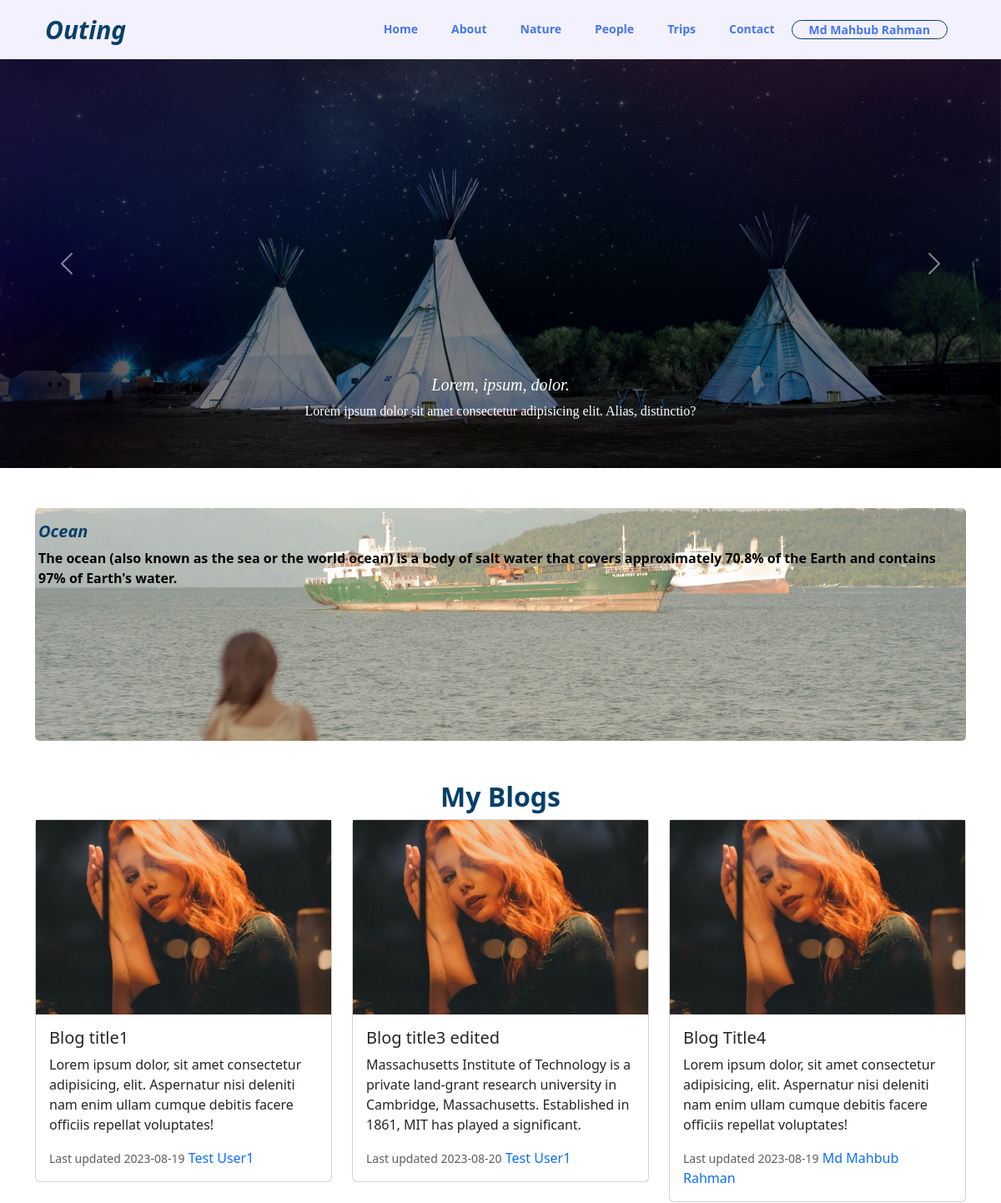
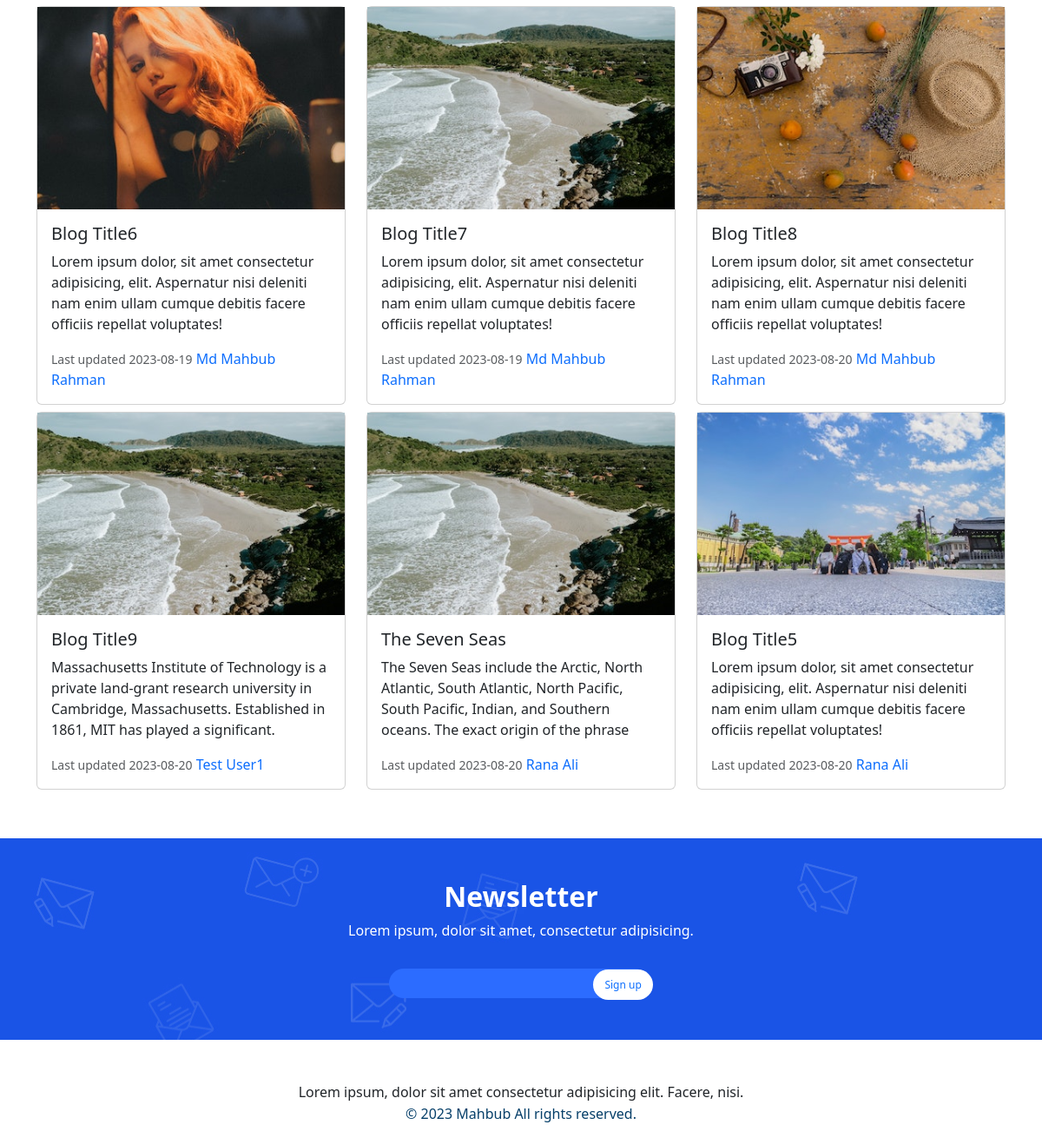
The page / (signed in) on the database its author committed (2 pictures, top to bottom).
### tables this page shows
CREATE TABLE `blogs` (
  `id` int(50) NOT NULL,
  `username` varchar(255) NOT NULL,
  `curDate` date NOT NULL,
  `blgTitle` varchar(255) NOT NULL,
  `blgText` varchar(255) NOT NULL,
  `blgImg` varchar(255) NOT NULL
);

### index.php (the view, shortened to what this page needs)
<?php
include("dataconfig.php");
$username=isset($_SESSION['username'])?$_SESSION['username']:"";
$selectBlogs = "SELECT * FROM blogs";
$connection -> query($selectBlogs);
$resultBlogs = $connection -> query($selectBlogs);
 ?>
<!doctype html>
<html lang="en">
<head>
  <link rel="stylesheet" href="css/style.css">
  <link href="https://cdn.jsdelivr.net/npm/bootstrap@5.3.1/dist/css/bootstrap.min.css" rel="stylesheet"
>
  <link rel="stylesheet" href="https://cdnjs.cloudflare.com/ajax/libs/font-awesome/6.4.2/css/all.min.css"
 />
</head>
<body>
  <header>
    <div class="container">
      <nav class="navbar navbar-expand-lg static-top">
        <div class="container">
          <a class="navbar-brand logo" href="index.php">
            Outing
          </a>
          <div class="collapse navbar-collapse menu" id="navbarSupportedContent">
            <ul class="navbar-nav ms-auto">
              <li class="nav-item">
                <a class="nav-link active" aria-current="page" href="index.php">Home</a>
              </li>
              <li class="nav-item">
                <a class="nav-link" href="#">About</a>
              </li>
              <li class="nav-item">
                <a class="nav-link" href="#">Nature</a>
              </li>
              <li class="nav-item">
                <a class="nav-link" href="#">People</a>
              </li>
              <li class="nav-item">
                <a class="nav-link" href="#">Trips</a>
              </li>
              <li class="nav-item">
                <a class="nav-link" href="#">Contact</a>
              </li>
              <?php if(isset($_SESSION['auth_users_session']) && $_SESSION['auth_users_session']): ?>
              <li class="nav-item r_g_btn">
                <a class="nav-link " href="signin.php"><?php echo $username ?></a>
              </li>
            <?php endif; ?>
            </ul>
          </div>
        </div>
      </nav>
    </div>
  </header>
  <section>
    <div class="row mb-5">
      <div id="carouselExampleInterval" class="carousel slide" data-bs-ride="carousel">
        <div class="carousel-inner">
          <div class="carousel-item active" data-bs-interval="10000">
            <img src="images/banner1.jpg" class="d-block w-100" alt="...">
            <div class="carousel-caption d-none d-md-block slider_text">
              <h5>Lorem, ipsum, dolor.</h5>
              <p>Lorem ipsum dolor sit amet consectetur adipisicing elit. Alias, distinctio?</p>
            </div>
          </div>
        </div>
        <button class="carousel-control-prev" type="button" data-bs-target="#carouselExampleInterval" data-bs-slide="prev">
          <span class="carousel-control-prev-icon" aria-hidden="true"></span>
        </button>
        <button class="carousel-control-next" type="button" data-bs-target="#carouselExampleInterval" data-bs-slide="next">
          <span class="carousel-control-next-icon" aria-hidden="true"></span>
        </button>
      </div>
    </div>
  </section>
  <section class="container">
    <div class="row mt-5 mb-5">
      <div class="card border-0">
        <img src="images/singleCard.jpg" class="img-fluid w-auto card-img SCimg" alt="...">
        <div class="card-img-overlay singleCardText">
          <h5 class="card-title">Ocean</h5>
          <p class="card-text">The ocean (also known as the sea or the world ocean) is a body of salt water that covers approximately 70.8% of the Earth and contains 97% of Earth's water.</p>
        </div>
      </div>
    </div>
  </section>
<section class="container">
  <div class="row mt-5 mb-5">
    <div class="col-md-12 text-center">
      <h2 class="cardH2">My Blogs</h2>
    </div>
    <?php while ($blog = $resultBlogs -> fetch_assoc()) {?>
     <div class="col-md-4 col-12 mb-2">
      <div class="card">
        <img src="images/<?php echo $blog['blgImg'] ?>" class="img-fluid" alt="...">
        <div class="card-body">
          <h5 class="card-title"><?php echo $blog['blgTitle'] ?></h5>
          <p class="card-text"><?php echo $blog['blgText'] ?></p>
          <p class="card-text">
            <small class="text-muted">Last updated <?php echo $blog['curDate'] ?></small>
            <span class="text-primary"><?php echo $blog['username'] ?></span>
          </p>
        </div>
      </div>
    </div>
  <?php } ?>
</div>
</section>
  <section>
    <div class="row newsLetter mt-5 mb-5">
      <div class="col-md-12 text-center text-white mt-5 NLheading">
        <h2>Newsletter</h2>
        <p>Lorem ipsum, dolor sit amet, consectetur adipisicing.</p>
      </div>
      <div class="col-md-12 text-center mt-3 mb-5 NLform">
        <input type="text" name="">
        <a href="register.php">Sign up</a>
      </div>
    </div>
  </section>
  <footer>
    <div class="row text-center">
        <p>Lorem ipsum, dolor sit amet consectetur adipisicing elit. Facere, nisi.</p>
        <p>© 2023 Mahbub All rights reserved.</p>
    </div>
  </footer>
</body>
</html>

### css/style.css (style rules this page uses)
html { scroll-behavior: smooth; }
body { font-family: 'Roboto', sans-serif; margin: 0; padding: 0; }
header { background-color: #f2f1fd; }
.logo { font-size: 30px !important; font-weight: 800; font-style: italic; color: #063f69 !important; }
.menu { display: flex; float: right; }
.menu ul li a { font-size: 14px; font-weight: 600; color: #4876ec !important; padding: 0 20px !important; transition: .5s; }
.r_g_btn { border: 1px solid #063f69 !important; border-radius: 20px; margin-right: 10px !important; }
.slider_text { font-family: serif; }
.slider_text h5 { font-style: italic; }
.singleCardText h5 { font-style: italic; font-weight: 800; color: #063f69; }
.singleCardText p { font-weight: 600; color: #000; }
.cardH2 { font-weight: 800 !important; color: #063f69 !important; }
.newsLetter { background-image: url("../images/newsletter.jpg"); background: cover; background-repeat: no-repeat; }
.NLheading h2 { font-weight: 800; }
.NLform input { background: #2c6cff; border:none; border-radius: 20px; padding: 5px; width: 300px }
.NLform a { font-size: 12px; background: #ffffff; border-radius: 20px; text-decoration: none; padding: 9px 13px; margin-left: -69px }
footer div p:last-child { color: #063f69; margin-top: -15px }

### rows shown on the page
blogs: blgImg (picture), blgTitle "Blog title1", blgText "Lorem ipsum dolor, sit amet consectetur adipisicing, elit. Aspernatur nisi deleniti nam enim ullam cumque debitis facere officiis repellat voluptates!", curDate "2023-08-19", username "Test User1"
blogs: blgImg (picture), blgTitle "Blog title3 edited", blgText "Massachusetts Institute of Technology is a private land-grant research university in Cambridge, Massachusetts. Established in 1861, MIT has played a significant.", curDate "2023-08-20", username "Test User1"
blogs: blgImg (picture), blgTitle "Blog Title4", blgText "Lorem ipsum dolor, sit amet consectetur adipisicing, elit. Aspernatur nisi deleniti nam enim ullam cumque debitis facere officiis repellat voluptates!", curDate "2023-08-19", username "Md Mahbub Rahman"
blogs: blgImg (picture), blgTitle "Blog Title6", blgText "Lorem ipsum dolor, sit amet consectetur adipisicing, elit. Aspernatur nisi deleniti nam enim ullam cumque debitis facere officiis repellat voluptates!", curDate "2023-08-19", username "Md Mahbub Rahman"
blogs: blgImg (picture), blgTitle "Blog Title7", blgText "Lorem ipsum dolor, sit amet consectetur adipisicing, elit. Aspernatur nisi deleniti nam enim ullam cumque debitis facere officiis repellat voluptates!", curDate "2023-08-19", username "Md Mahbub Rahman"
blogs: blgImg (picture), blgTitle "Blog Title8", blgText "Lorem ipsum dolor, sit amet consectetur adipisicing, elit. Aspernatur nisi deleniti nam enim ullam cumque debitis facere officiis repellat voluptates!", curDate "2023-08-20", username "Md Mahbub Rahman"
blogs: blgImg (picture), blgTitle "Blog Title9", blgText "Massachusetts Institute of Technology is a private land-grant research university in Cambridge, Massachusetts. Established in 1861, MIT has played a significant.", curDate "2023-08-20", username "Test User1"
blogs: blgImg (picture), blgTitle "The Seven Seas", blgText "The Seven Seas include the Arctic, North Atlantic, South Atlantic, North Pacific, South Pacific, Indian, and Southern oceans. The exact origin of the phrase", curDate "2023-08-20", username "Rana Ali"
blogs: blgImg (picture), blgTitle "Blog Title5", blgText "Lorem ipsum dolor, sit amet consectetur adipisicing, elit. Aspernatur nisi deleniti nam enim ullam cumque debitis facere officiis repellat voluptates!", curDate "2023-08-20", username "Rana Ali"

### other values the page prints
$username "Md Mahbub Rahman"
